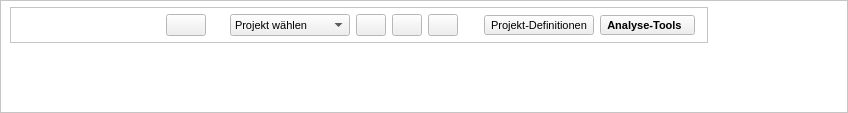
<?xml version="1.0" encoding="UTF-8"?>
<ui version="4.0">
 <class>ProjektCheckDockWidgetBase</class>
 <widget class="QDockWidget" name="ProjektCheckDockWidgetBase">
  <property name="geometry">
   <rect>
    <x>0</x>
    <y>0</y>
    <width>848</width>
    <height>113</height>
   </rect>
  </property>
  <property name="sizePolicy">
   <sizepolicy hsizetype="Preferred" vsizetype="Fixed">
    <horstretch>0</horstretch>
    <verstretch>0</verstretch>
   </sizepolicy>
  </property>
  <property name="minimumSize">
   <size>
    <width>742</width>
    <height>113</height>
   </size>
  </property>
  <property name="maximumSize">
   <size>
    <width>524287</width>
    <height>524287</height>
   </size>
  </property>
  <property name="palette">
   <palette>
    <active>
     <colorrole role="Base">
      <brush brushstyle="SolidPattern">
       <color alpha="255">
        <red>255</red>
        <green>255</green>
        <blue>255</blue>
       </color>
      </brush>
     </colorrole>
     <colorrole role="Window">
      <brush brushstyle="SolidPattern">
       <color alpha="255">
        <red>255</red>
        <green>255</green>
        <blue>255</blue>
       </color>
      </brush>
     </colorrole>
    </active>
    <inactive>
     <colorrole role="Base">
      <brush brushstyle="SolidPattern">
       <color alpha="255">
        <red>255</red>
        <green>255</green>
        <blue>255</blue>
       </color>
      </brush>
     </colorrole>
     <colorrole role="Window">
      <brush brushstyle="SolidPattern">
       <color alpha="255">
        <red>255</red>
        <green>255</green>
        <blue>255</blue>
       </color>
      </brush>
     </colorrole>
    </inactive>
    <disabled>
     <colorrole role="Base">
      <brush brushstyle="SolidPattern">
       <color alpha="255">
        <red>255</red>
        <green>255</green>
        <blue>255</blue>
       </color>
      </brush>
     </colorrole>
     <colorrole role="Window">
      <brush brushstyle="SolidPattern">
       <color alpha="255">
        <red>255</red>
        <green>255</green>
        <blue>255</blue>
       </color>
      </brush>
     </colorrole>
    </disabled>
   </palette>
  </property>
  <property name="accessibleName">
   <string/>
  </property>
  <property name="autoFillBackground">
   <bool>false</bool>
  </property>
  <property name="styleSheet">
   <string notr="true">QWidget[objectName=&quot;dockWidgetContents&quot;]{	
	background-image: url(:/images/images/banner_anamorphic.png);
	background-size:  cover; 
	background-position: center center; 
}
QFrame[objectName=&quot;mainframe&quot;]{
	background: qlineargradient(x1:0, y1:0, x2:1, y2:0,
                stop:0 rgba(240, 240, 240, 60%), stop: 0.6 rgba(240, 240, 240, 60%), 
                stop:1 rgba(240, 240, 240, 100%))
}
QLabel{
	image: none;
}
QFrame[objectName=&quot;buttonframe&quot;]{
	background: rgba(245, 245, 245, 90%)
}</string>
  </property>
  <property name="features">
   <set>QDockWidget::AllDockWidgetFeatures</set>
  </property>
  <property name="windowTitle">
   <string>Projekt-Check // Projekt-Verwaltung</string>
  </property>
  <widget class="QWidget" name="dockWidgetContents">
   <property name="maximumSize">
    <size>
     <width>16777215</width>
     <height>16777215</height>
    </size>
   </property>
   <property name="accessibleName">
    <string>main-widget</string>
   </property>
   <layout class="QGridLayout" name="gridLayout">
    <property name="leftMargin">
     <number>0</number>
    </property>
    <property name="topMargin">
     <number>0</number>
    </property>
    <property name="rightMargin">
     <number>0</number>
    </property>
    <property name="bottomMargin">
     <number>0</number>
    </property>
    <property name="horizontalSpacing">
     <number>0</number>
    </property>
    <property name="verticalSpacing">
     <number>6</number>
    </property>
    <item row="0" column="0">
     <widget class="QFrame" name="mainframe">
      <property name="enabled">
       <bool>true</bool>
      </property>
      <property name="sizePolicy">
       <sizepolicy hsizetype="Expanding" vsizetype="Expanding">
        <horstretch>0</horstretch>
        <verstretch>0</verstretch>
       </sizepolicy>
      </property>
      <property name="minimumSize">
       <size>
        <width>0</width>
        <height>0</height>
       </size>
      </property>
      <property name="maximumSize">
       <size>
        <width>16777215</width>
        <height>16777215</height>
       </size>
      </property>
      <property name="accessibleName">
       <string>main-frame</string>
      </property>
      <property name="styleSheet">
       <string notr="true"/>
      </property>
      <property name="frameShape">
       <enum>QFrame::StyledPanel</enum>
      </property>
      <property name="frameShadow">
       <enum>QFrame::Raised</enum>
      </property>
      <layout class="QVBoxLayout" name="verticalLayout_2">
       <property name="leftMargin">
        <number>9</number>
       </property>
       <property name="topMargin">
        <number>0</number>
       </property>
       <property name="rightMargin">
        <number>9</number>
       </property>
       <property name="bottomMargin">
        <number>0</number>
       </property>
       <item>
        <spacer name="verticalSpacer_2">
         <property name="orientation">
          <enum>Qt::Vertical</enum>
         </property>
         <property name="sizeType">
          <enum>QSizePolicy::Fixed</enum>
         </property>
         <property name="sizeHint" stdset="0">
          <size>
           <width>20</width>
           <height>6</height>
          </size>
         </property>
        </spacer>
       </item>
       <item>
        <layout class="QHBoxLayout" name="horizontalLayout_2">
         <item>
          <widget class="QFrame" name="buttonframe">
           <property name="minimumSize">
            <size>
             <width>0</width>
             <height>35</height>
            </size>
           </property>
           <property name="frameShape">
            <enum>QFrame::StyledPanel</enum>
           </property>
           <property name="frameShadow">
            <enum>QFrame::Raised</enum>
           </property>
           <layout class="QHBoxLayout" name="horizontalLayout">
            <property name="leftMargin">
             <number>6</number>
            </property>
            <property name="topMargin">
             <number>4</number>
            </property>
            <property name="rightMargin">
             <number>12</number>
            </property>
            <property name="bottomMargin">
             <number>4</number>
            </property>
            <item>
             <widget class="QLabel" name="label">
              <property name="sizePolicy">
               <sizepolicy hsizetype="Fixed" vsizetype="Fixed">
                <horstretch>0</horstretch>
                <verstretch>0</verstretch>
               </sizepolicy>
              </property>
              <property name="minimumSize">
               <size>
                <width>143</width>
                <height>26</height>
               </size>
              </property>
              <property name="maximumSize">
               <size>
                <width>143</width>
                <height>26</height>
               </size>
              </property>
              <property name="sizeIncrement">
               <size>
                <width>0</width>
                <height>7</height>
               </size>
              </property>
              <property name="font">
               <font>
                <family>MS Shell Dlg 2</family>
                <pointsize>14</pointsize>
                <weight>50</weight>
                <italic>false</italic>
                <bold>false</bold>
                <strikeout>false</strikeout>
                <kerning>true</kerning>
               </font>
              </property>
              <property name="text">
               <string/>
              </property>
              <property name="textFormat">
               <enum>Qt::AutoText</enum>
              </property>
              <property name="pixmap">
               <pixmap>../../images/ProjektCheck_Logo.png</pixmap>
              </property>
              <property name="scaledContents">
               <bool>true</bool>
              </property>
             </widget>
            </item>
            <item>
             <widget class="QPushButton" name="settings_button">
              <property name="text">
               <string/>
              </property>
              <property name="icon">
               <iconset>
                <normaloff>../../images/iconset_mob/20190619_iconset_mob_settings_2.png</normaloff>../../images/iconset_mob/20190619_iconset_mob_settings_2.png</iconset>
              </property>
             </widget>
            </item>
            <item>
             <spacer name="horizontalSpacer_3">
              <property name="orientation">
               <enum>Qt::Horizontal</enum>
              </property>
              <property name="sizeType">
               <enum>QSizePolicy::Fixed</enum>
              </property>
              <property name="sizeHint" stdset="0">
               <size>
                <width>18</width>
                <height>17</height>
               </size>
              </property>
             </spacer>
            </item>
            <item>
             <widget class="QComboBox" name="project_combo">
              <property name="sizePolicy">
               <sizepolicy hsizetype="Preferred" vsizetype="Fixed">
                <horstretch>0</horstretch>
                <verstretch>15</verstretch>
               </sizepolicy>
              </property>
              <property name="minimumSize">
               <size>
                <width>120</width>
                <height>0</height>
               </size>
              </property>
              <property name="font">
               <font>
                <family>MS Shell Dlg 2</family>
                <pointsize>8</pointsize>
               </font>
              </property>
              <property name="focusPolicy">
               <enum>Qt::WheelFocus</enum>
              </property>
              <property name="editable">
               <bool>false</bool>
              </property>
              <property name="currentText">
               <string>Projekt wählen</string>
              </property>
              <property name="maxVisibleItems">
               <number>10</number>
              </property>
              <property name="frame">
               <bool>true</bool>
              </property>
              <item>
               <property name="text">
                <string comment="0">Projekt wählen</string>
               </property>
              </item>
             </widget>
            </item>
            <item>
             <widget class="QPushButton" name="remove_project_button">
              <property name="maximumSize">
               <size>
                <width>30</width>
                <height>16777215</height>
               </size>
              </property>
              <property name="font">
               <font>
                <family>MS Shell Dlg 2</family>
               </font>
              </property>
              <property name="text">
               <string/>
              </property>
              <property name="icon">
               <iconset>
                <normaloff>../../images/iconset_mob/20190619_iconset_mob_file_delete_1.png</normaloff>../../images/iconset_mob/20190619_iconset_mob_file_delete_1.png</iconset>
              </property>
             </widget>
            </item>
            <item>
             <widget class="QPushButton" name="create_project_button">
              <property name="sizePolicy">
               <sizepolicy hsizetype="Minimum" vsizetype="Fixed">
                <horstretch>0</horstretch>
                <verstretch>0</verstretch>
               </sizepolicy>
              </property>
              <property name="maximumSize">
               <size>
                <width>30</width>
                <height>16777215</height>
               </size>
              </property>
              <property name="font">
               <font>
                <family>MS Shell Dlg 2</family>
               </font>
              </property>
              <property name="text">
               <string/>
              </property>
              <property name="icon">
               <iconset>
                <normaloff>../../images/iconset_mob/20190619_iconset_mob_file_create_1.png</normaloff>../../images/iconset_mob/20190619_iconset_mob_file_create_1.png</iconset>
              </property>
             </widget>
            </item>
            <item>
             <widget class="QPushButton" name="clone_project_button">
              <property name="maximumSize">
               <size>
                <width>30</width>
                <height>16777215</height>
               </size>
              </property>
              <property name="font">
               <font>
                <family>MS Shell Dlg 2</family>
               </font>
              </property>
              <property name="text">
               <string/>
              </property>
              <property name="icon">
               <iconset>
                <normaloff>../../images/iconset_mob/20190619_iconset_mob_file_duplicate_1.png</normaloff>../../images/iconset_mob/20190619_iconset_mob_file_duplicate_1.png</iconset>
              </property>
             </widget>
            </item>
            <item>
             <spacer name="horizontalSpacer_6">
              <property name="orientation">
               <enum>Qt::Horizontal</enum>
              </property>
              <property name="sizeType">
               <enum>QSizePolicy::Fixed</enum>
              </property>
              <property name="sizeHint" stdset="0">
               <size>
                <width>20</width>
                <height>12</height>
               </size>
              </property>
             </spacer>
            </item>
            <item>
             <widget class="QToolButton" name="definition_button">
              <property name="sizePolicy">
               <sizepolicy hsizetype="Fixed" vsizetype="Fixed">
                <horstretch>0</horstretch>
                <verstretch>0</verstretch>
               </sizepolicy>
              </property>
              <property name="font">
               <font>
                <family>MS Shell Dlg 2</family>
                <pointsize>8</pointsize>
                <weight>50</weight>
                <bold>false</bold>
               </font>
              </property>
              <property name="text">
               <string>Projekt-Definitionen</string>
              </property>
             </widget>
            </item>
            <item>
             <widget class="QToolButton" name="domain_button">
              <property name="sizePolicy">
               <sizepolicy hsizetype="Preferred" vsizetype="Fixed">
                <horstretch>0</horstretch>
                <verstretch>0</verstretch>
               </sizepolicy>
              </property>
              <property name="font">
               <font>
                <family>MS Shell Dlg 2</family>
                <pointsize>8</pointsize>
                <weight>75</weight>
                <bold>true</bold>
               </font>
              </property>
              <property name="contextMenuPolicy">
               <enum>Qt::DefaultContextMenu</enum>
              </property>
              <property name="text">
               <string>Analyse-Tools  </string>
              </property>
              <property name="checkable">
               <bool>false</bool>
              </property>
              <property name="popupMode">
               <enum>QToolButton::InstantPopup</enum>
              </property>
              <property name="toolButtonStyle">
               <enum>Qt::ToolButtonTextBesideIcon</enum>
              </property>
              <property name="autoRaise">
               <bool>false</bool>
              </property>
              <property name="arrowType">
               <enum>Qt::NoArrow</enum>
              </property>
             </widget>
            </item>
           </layout>
          </widget>
         </item>
         <item>
          <spacer name="horizontalSpacer">
           <property name="orientation">
            <enum>Qt::Horizontal</enum>
           </property>
           <property name="sizeHint" stdset="0">
            <size>
             <width>330</width>
             <height>20</height>
            </size>
           </property>
          </spacer>
         </item>
        </layout>
       </item>
       <item>
        <spacer name="verticalSpacer">
         <property name="orientation">
          <enum>Qt::Vertical</enum>
         </property>
         <property name="sizeType">
          <enum>QSizePolicy::Expanding</enum>
         </property>
         <property name="sizeHint" stdset="0">
          <size>
           <width>20</width>
           <height>0</height>
          </size>
         </property>
        </spacer>
       </item>
      </layout>
     </widget>
    </item>
   </layout>
  </widget>
 </widget>
 <resources>
  <include location="resources.qrc"/>
 </resources>
 <connections/>
</ui>
